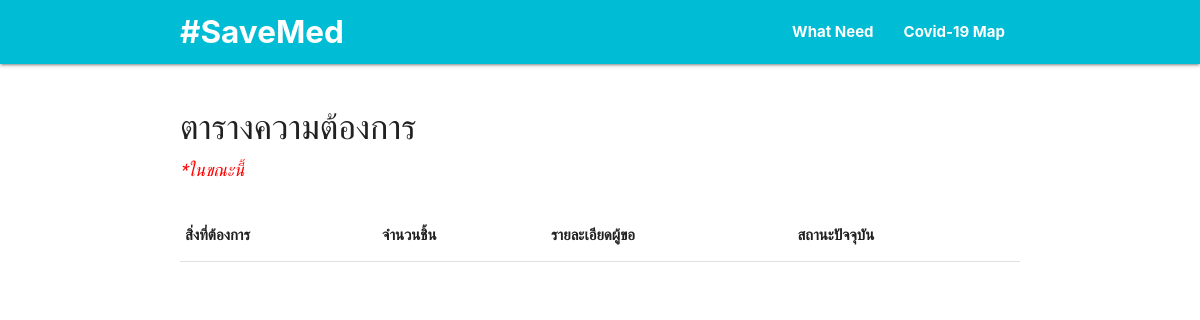
The page /need.php on the database as committed earlier.
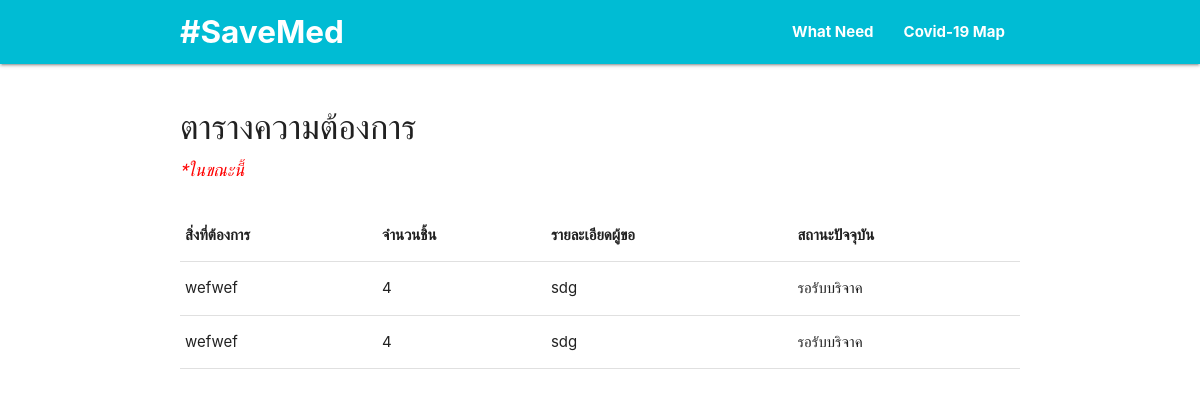
The same page on the database as committed later.
### tables this page shows
CREATE TABLE `save_med` (
  `id` int(10) NOT NULL,
  `need` text NOT NULL,
  `piece` int(11) NOT NULL,
  `place` text NOT NULL,
  `applicant` text NOT NULL,
  `contact` text NOT NULL,
  `status` text NOT NULL
);

### need.php (the view, shortened to what this page needs)
<?php
    $status = "รอรับบริจาค";
    require './server/server.php';
    $sql = "SELECT `need`, `piece`, `applicant`, `status` FROM save_med WHERE save_med.status = '$status' ";
    $result = mysqli_query($connect,$sql);
?>
<!DOCTYPE html>
<html lang="en">
<head>
    <link rel="stylesheet" href="css/font.css">
    <link href="css/materialize.css" type="text/css" rel="stylesheet" media="screen,projection" />
    <link href="css/style.css" type="text/css" rel="stylesheet" media="screen,projection" />
</head>
<body>
    <nav class="cyan" role="navigation">
        <div class="nav-wrapper container">
            <a id="logo-container" href="index.php" class="brand-logo white-text"><b>#SaveMed</b></a>
            <ul class="right hide-on-med-and-down">
                <li><a href="need.php" class="white-text"><b>What Need</b></a></li>
                <li><a href="https://covidtracker.5lab.co/" target="_blank" class="white-text"><b>Covid-19 Map</b></a></li>
            </ul>
        </div>
    </nav><br>
    <div class="container">
        <h4>ตารางความต้องการ</h4>
        <h6><i style="color: red">*ในขณะนี้</i></h6>
        <br>
    </div>
    <div class="container">
        <table class="responsive-table">
            <thead>
                <tr>
                    <th style="font-family: 'Itim', cursive;">สิ่งที่ต้องการ</th>
                    <th style="font-family: 'Itim', cursive;">จำนวนชิ้น</th>
                    <th style="font-family: 'Itim', cursive;">รายละเอียดผู้ขอ</th>
                    <th style="font-family: 'Itim', cursive;">สถานะปัจจุบัน</th>
                </tr>
            </thead>
            <tbody>
                    <?php while ($row = mysqli_fetch_array($result)) {  ?>
                        <tr>
                            <td><?php echo $row['need'] ?></td>
                            <td><?php echo $row['piece'] ?></td>
                            <td><?php echo $row['applicant'] ?></td>
                            <td><?php echo $row['status'] ?></td>
                        </tr>
                    <?php } ?>
                </tbody>
        </table>
    </div>
</body>
</html>

### css/style.css (style rules this page uses)
nav ul a, nav .brand-logo { color: #444; }

Rows that differ between the two databases and show on the page:
added save_med: need "wefwef", piece "4", applicant "sdg", status "รอรับบริจาค"
added save_med: need "wefwef", piece "4", applicant "sdg", status "รอรับบริจาค"
